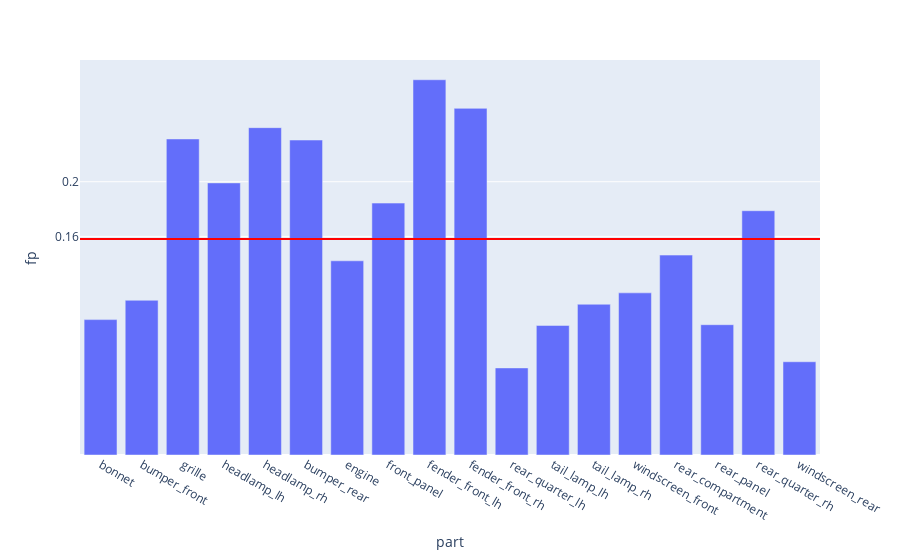

Notebook cell for this chart:
### Code cell
fig = px.bar(evalMetrics, x = 'part', y = 'fp')

fig.add_hline(y=avgFp, line_width=2, line_color="red")

fig.update_layout(
    yaxis = dict(
        tickmode = 'array',
        tickvals = [np.format_float_positional(avgFp, 2), 0.2, 0.5, 0.7],
    )
)

### Figure 1 — Plotly figure (JSON) as saved in the notebook; plotly's stock layout.template omitted (floating-point values rounded to 4 significant figures)
{"data": [{"alignmentgroup": "True", "hovertemplate": "part=%{x}<br>fp=%{y}<extra></extra>", "legendgroup": "", "marker": {"color": "#636efa", "pattern": {"shape": ""}}, "name": "", "offsetgroup": "", "orientation": "v", "showlegend": false, "textposition": "auto", "type": "bar", "x": ["bonnet", "bumper_front", "grille", "headlamp_lh", "headlamp_rh", "bumper_rear", "engine", "front_panel", "fender_front_lh", "fender_front_rh", "rear_quarter_lh", "tail_lamp_lh", "tail_lamp_rh", "windscreen_front", "rear_compartment", "rear_panel", "rear_quarter_rh", "windscreen_rear"], "xaxis": "x", "y": [0.09909, 0.1133, 0.2313, 0.1992, 0.2396, 0.2305, 0.1421, 0.1844, 0.2746, 0.2537, 0.06373, 0.09483, 0.1103, 0.1187, 0.1463, 0.09537, 0.1788, 0.06825], "yaxis": "y"}], "layout": {"barmode": "relative", "legend": {"tracegroupgap": 0}, "margin": {"t": 60}, "shapes": [{"line": {"color": "red", "width": 2}, "type": "line", "x0": 0, "x1": 1, "xref": "x domain", "y0": 0.158, "y1": 0.158, "yref": "y"}], "xaxis": {"anchor": "y", "domain": [0, 1], "title": {"text": "part"}}, "yaxis": {"anchor": "x", "domain": [0, 1], "tickmode": "array", "tickvals": ["0.16", 0.2, 0.5, 0.7], "title": {"text": "fp"}}}}
